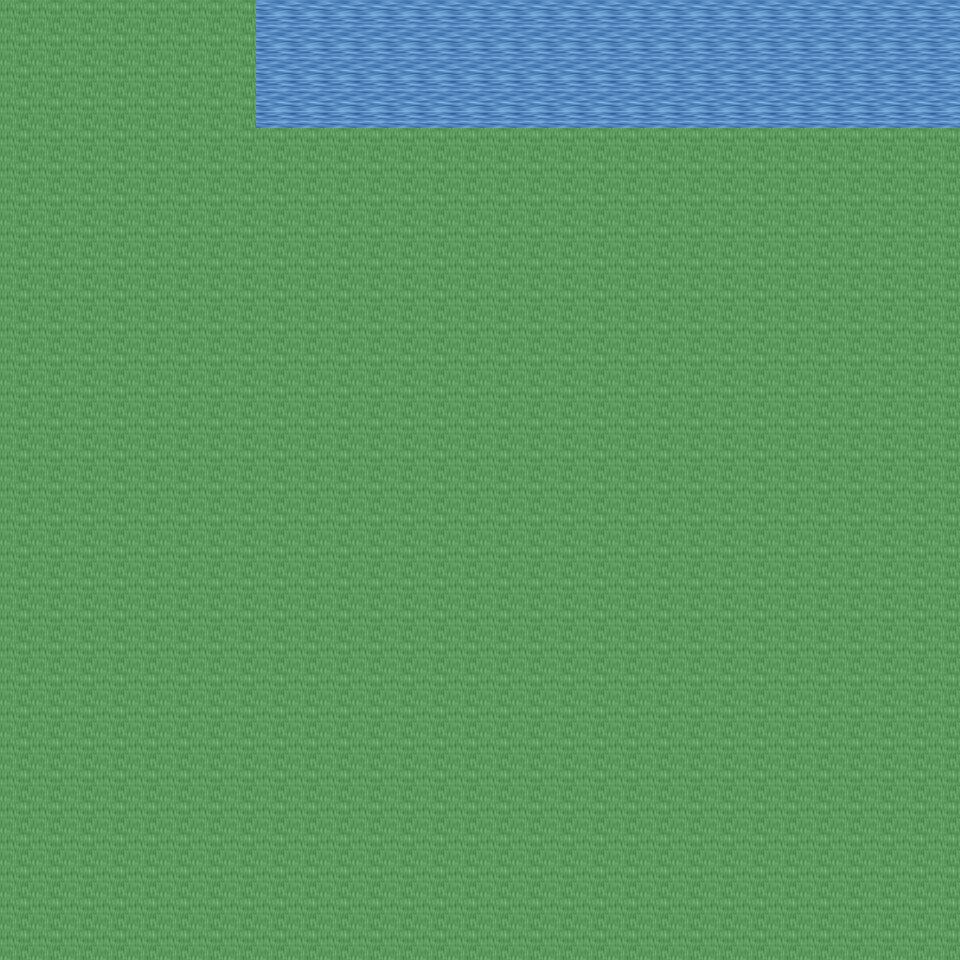

Tiled map render using the project's own tile images. Description and the map definition, with tile-layer contents summarised, below:
An orthogonal 30x30 tile map with 32x32 px tiles, 6 tile layers (Ground, Object, Object2, Above, ...), 14 tilesets and 1 object (mapExit).

<map version="1.0" orientation="orthogonal" renderorder="right-down" width="30" height="30" tilewidth="32" tileheight="32" nextobjectid="2">
  <tileset firstgid="1" name="tileset_ground_ground" tilewidth="32" tileheight="32" tilecount="33" columns="3">
    <image source="../drawable/tileset_ground_ground.png" width="96" height="352" />
  </tileset>
  <tileset firstgid="34" name="tileset_ground_water_pool" tilewidth="32" tileheight="32" tilecount="72" columns="3">
    <image source="../drawable/tileset_ground_water_pool.png" width="96" height="768" />
  </tileset>
  <tileset firstgid="106" name="tileset_plant_tree_tree_darkgreen" tilewidth="32" tileheight="32" tilecount="88" columns="8">
    <image source="../drawable/tileset_plant_tree_tree_darkgreen.png" width="256" height="352" />
  </tileset>
  <tileset firstgid="194" name="tileset_ground_grass_edges" tilewidth="32" tileheight="32" tilecount="36" columns="12">
    <image source="../drawable/tileset_ground_grass_edges.png" width="384" height="96" />
  </tileset>
  <tileset firstgid="230" name="tileset_ground_grass_corners" tilewidth="32" tileheight="32" tilecount="24" columns="6">
    <image source="../drawable/tileset_ground_grass_corners.png" width="192" height="128" />
  </tileset>
  <tileset firstgid="254" name="tileset_plant_grasses" tilewidth="32" tileheight="32" tilecount="6" columns="3">
    <image source="../drawable/tileset_plant_grasses.png" width="96" height="64" />
  </tileset>
  <tileset firstgid="260" name="tileset_plant_flower_daisy_yellow" tilewidth="32" tileheight="32" tilecount="8" columns="2">
    <image source="../drawable/tileset_plant_flower_daisy_yellow.png" width="64" height="128" />
  </tileset>
  <tileset firstgid="268" name="tileset_plant_flower_daisy_blue" tilewidth="32" tileheight="32" tilecount="8" columns="2">
    <image source="../drawable/tileset_plant_flower_daisy_blue.png" width="64" height="128" />
  </tileset>
  <tileset firstgid="276" name="tileset_logic_item_mushroom" tilewidth="32" tileheight="32" tilecount="6" columns="6">
    <image source="../drawable/tileset_logic_item_mushroom.png" width="192" height="32" />
  </tileset>
  <tileset firstgid="282" name="tileset_logic_item_resources" tilewidth="32" tileheight="32" tilecount="6" columns="6">
    <image source="../drawable/tileset_logic_item_resources.png" width="192" height="32" />
  </tileset>
  <tileset firstgid="288" name="tileset_logic_item_vegetable" tilewidth="32" tileheight="32" tilecount="16" columns="8">
    <image source="../drawable/tileset_logic_item_vegetable.png" width="256" height="64" />
  </tileset>
  <tileset firstgid="304" name="tileset_logic_creature_animal" tilewidth="32" tileheight="32" tilecount="32" columns="8">
    <image source="../drawable/tileset_logic_creature_animal.png" width="256" height="128" />
  </tileset>
  <tileset firstgid="336" name="tileset_logic_collision" tilewidth="32" tileheight="32" tilecount="1" columns="1">
    <image source="../drawable/tileset_logic_collision.png" width="32" height="32" />
  </tileset>
  <tileset firstgid="337" name="tileset_logic_item_herb" tilewidth="32" tileheight="32" tilecount="5" columns="5">
    <image source="../drawable/tileset_logic_item_herb.png" width="160" height="32" />
  </tileset>
  <layer name="Ground" width="30" height="30">
    <data>[900 cells, 900 non-empty, 2 distinct tile ids]</data>
  </layer>
  <layer name="Object" width="30" height="30">
    <data>[900 cells, 22 non-empty, 1 distinct tile ids]</data>
  </layer>
  <layer name="Object2" width="30" height="30">
    <data>[900 cells, 0 non-empty, 0 distinct tile ids]</data>
  </layer>
  <layer name="Above" width="30" height="30">
    <data>[900 cells, 0 non-empty, 0 distinct tile ids]</data>
  </layer>
  <layer name="Above2" width="30" height="30">
    <data>[900 cells, 0 non-empty, 0 distinct tile ids]</data>
  </layer>
  <layer name="Walkable" width="30" height="30">
    <data>[900 cells, 812 non-empty, 1 distinct tile ids]</data>
  </layer>
  <objectgroup name="MapEvents">
    <object id="1" name="north" type="mapExit" x="256" y="0" width="704" height="32">
      <properties>
        <property name="map" value="level_0_x174_y95" />
        <property name="x" value="8" />
        <property name="y" value="28" />
      </properties>
    </object>
  </objectgroup>
</map>
